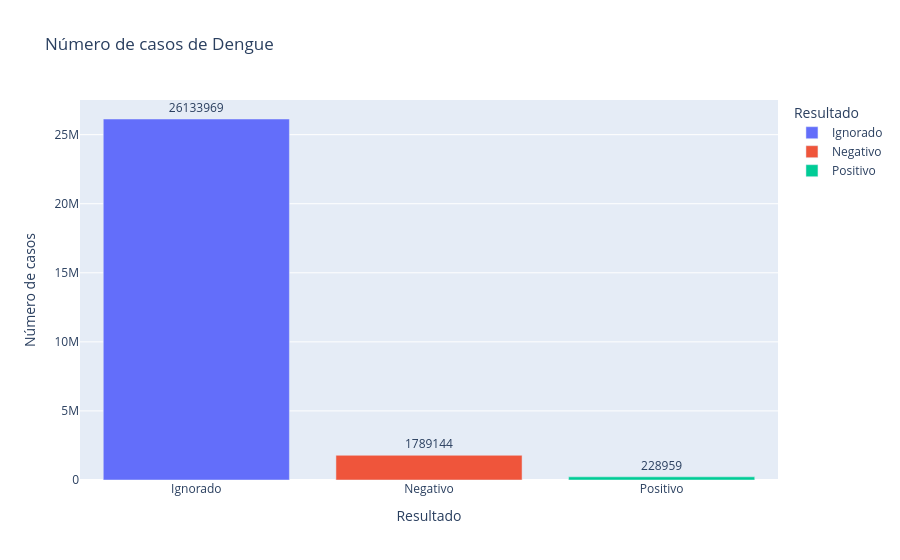

Notebook source saved alongside this figure:
### Code cell
# Contagem dos resultados
dengue_counts = (
    classi_fin["DENGUE"]
    .value_counts()
    .reset_index()
)

dengue_counts.columns = ["Resultado", "Contagem"]

fig = px.bar(
    dengue_counts,
    x="Resultado",
    y="Contagem",
    text="Contagem",
    title="Número de casos de Dengue",
    labels={
        "Contagem": "Número de casos",
        "Resultado": "Resultado"
    },
    color="Resultado"
)

fig.update_traces(textposition="outside")

fig.show()

### Figure 1 — Plotly figure (JSON) as saved in the notebook; plotly's stock layout.template omitted (floating-point values rounded to 4 significant figures)
{"data": [{"hovertemplate": "Resultado=%{x}<br>Número de casos=%{text}<extra></extra>", "legendgroup": "Ignorado", "marker": {"color": "#636efa", "pattern": {"shape": ""}}, "name": "Ignorado", "orientation": "v", "showlegend": true, "text": [26130000.0], "textposition": "outside", "type": "bar", "x": ["Ignorado"], "xaxis": "x", "y": [26133969], "yaxis": "y"}, {"hovertemplate": "Resultado=%{x}<br>Número de casos=%{text}<extra></extra>", "legendgroup": "Negativo", "marker": {"color": "#EF553B", "pattern": {"shape": ""}}, "name": "Negativo", "orientation": "v", "showlegend": true, "text": [1789000.0], "textposition": "outside", "type": "bar", "x": ["Negativo"], "xaxis": "x", "y": [1789144], "yaxis": "y"}, {"hovertemplate": "Resultado=%{x}<br>Número de casos=%{text}<extra></extra>", "legendgroup": "Positivo", "marker": {"color": "#00cc96", "pattern": {"shape": ""}}, "name": "Positivo", "orientation": "v", "showlegend": true, "text": [229000.0], "textposition": "outside", "type": "bar", "x": ["Positivo"], "xaxis": "x", "y": [228959], "yaxis": "y"}], "layout": {"barmode": "relative", "legend": {"title": {"text": "Resultado"}, "tracegroupgap": 0}, "title": {"text": "Número de casos de Dengue"}, "xaxis": {"anchor": "y", "categoryarray": ["Ignorado", "Negativo", "Positivo"], "categoryorder": "array", "domain": [0, 1], "title": {"text": "Resultado"}}, "yaxis": {"anchor": "x", "domain": [0, 1], "title": {"text": "Número de casos"}}}}
